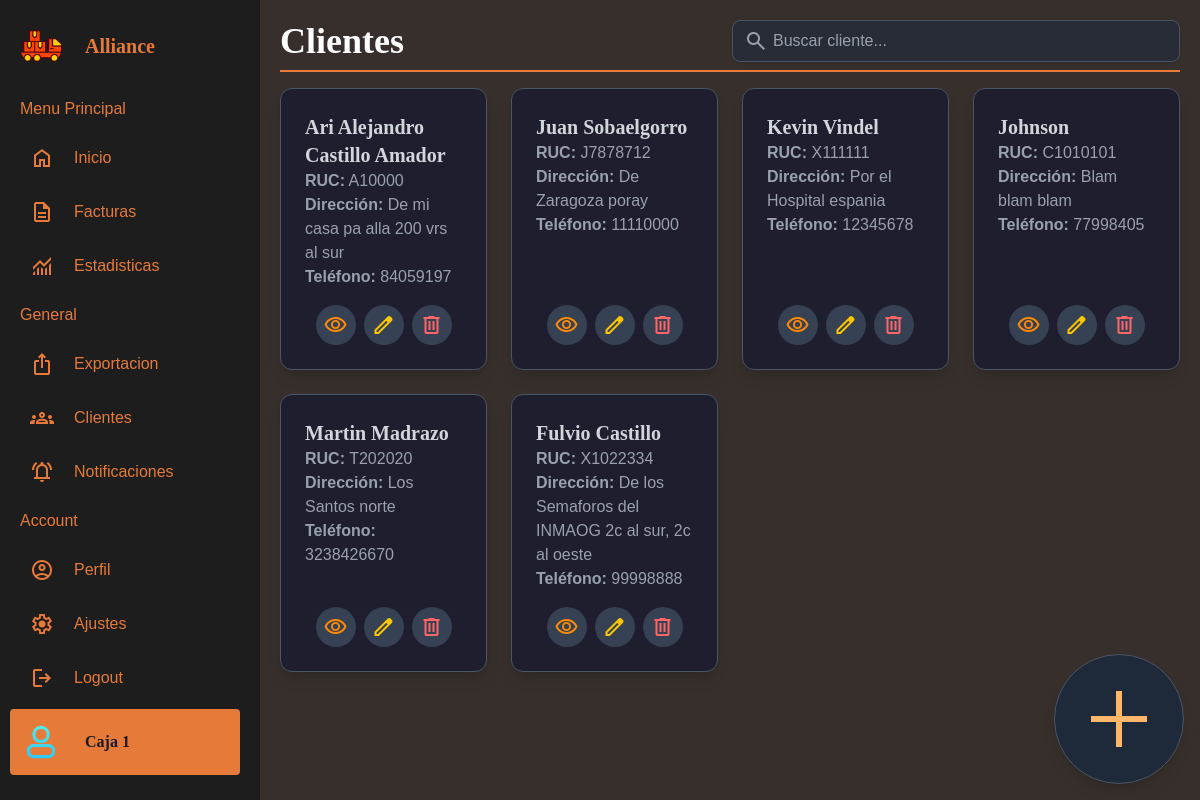
/clientes/, run on the app's committed database.
### clientes/models.py (models this page shows, shortened)
class Client(models.Model):
    name = models.CharField(max_length=100)
    address = models.CharField(max_length=200, blank=True, null=True)
    phone = models.CharField(
        max_length=15,
        blank=True,
        null=True,
        validators=[RegexValidator(regex=r'^\d{7,15}$', message="Número inválido")]
    )
    ruc = models.CharField(max_length=13, default="None")

### clientes/views.py (the view)
# urls.py: path('', views.client_list, name='clients'),
def client_list(request):
    clients = Client.objects.all()
    return render(request, "clients.html", {"clients": clients})

### clientes/templates/clients.html (shortened to what this page needs)
{% extends 'base.html' %}
{% block content %}
<div class="flex items-center justify-between gap-4 border-b-2 border-[#e67a39] pb-2">
    <h2 class="text-4xl font-semibold text-white border-gray-300">
        Clientes
    </h2>
    <div class="relative w-full max-w-md">
        <span class="material-symbols-outlined absolute left-3 top-1/2 transform -translate-y-1/2 text-gray-400">
        </span>
        <input type="text" id="busqueda"
            placeholder="Buscar cliente..."
            class="w-full pl-10 pr-4 py-2 border border-gray-600 rounded-lg shadow-sm focus:outline-none focus:ring-2 focus:border-orange-400 focus:ring-orange-400 text-gray-400 placeholder-gray-400
            bg-[#282c36]">
    </div>
</div>
<div class="grid grid-cols-1 sm:grid-cols-2 md:grid-cols-3 lg:grid-cols-4 gap-6 mt-4">
    {% for client in clients %}
    <div class="bg-[#1e1e2e] rounded-xl shadow-lg p-6 flex flex-col justify-between border border-gray-600">
        <div>
            <h3 class="text-xl font-semibold text-gray-300">{{ client.name }}</h3>
            <p class="text-gray-400"><strong>RUC:</strong> {{ client.ruc }}</p>
            <p class="text-gray-400"><strong>Dirección:</strong> {{ client.address }}</p>
            <p class="text-gray-400"><strong>Teléfono:</strong> {{ client.phone }}</p>
        </div>
        <div class="mt-4 flex items-center justify-center gap-2">
            <a href=""
               class="bg-gray-700 text-orange-400 hover:bg-orange-600 hover:text-white p-2 rounded-full transition flex items-center justify-center w-10 h-10">
                <span class="material-symbols-outlined text-lg">visibility</span>
            </a>
            <a href="{% url 'client_edit' client.id %}"
               class="bg-gray-700 text-yellow-400 hover:bg-yellow-600 hover:text-white p-2 rounded-full transition flex items-center justify-center w-10 h-10">
                <span class="material-symbols-outlined text-lg">edit</span>
            </a>
            <a href="{% url 'client_delete' client.id %}"
               class="bg-gray-700 text-red-400 hover:bg-red-600 hover:text-white p-2 rounded-full transition flex items-center justify-center w-10 h-10">
                <span class="material-symbols-outlined text-lg">delete</span>
            </a>
        </div>
    </div>
    {% empty %}
    <p class="col-span-full text-center text-gray-500">No hay clientes registrados.</p>
    {% endfor %}
</div>
<a href="{% url 'client_create' %}"
   class="fixed bottom-4 right-4 bg-gray-800 text-orange-300 p-4 rounded-full shadow-lg hover:bg-orange-600 transition flex items-center justify-center border border-gray-600">
   <span class="material-symbols-outlined" style="font-size: 6rem;">add</span>
</a>
{% endblock %}

### static/css/base.css (style rules this page uses)
:root { --color-fondo-body: #362f2b; --color-fondo-sidebar: #1d1d1d; --color-acento: #ffb300; --color-texto-principal: #e67a39; --color-texto-secundario: #161a2d; }
* { box-sizing: border-box; font-family: "Work Sans", sans-serif; }
h1, h2, h3 { font-family: "Merriweather", serif; font-weight: 700; }
p { font-family: "Work Sans", sans-serif; font-weight: 400; }
body { min-height: 100vh; background: var(--color-fondo-body); }

### static/css/palette.css (style rules this page uses)
:root { --primary-bg: #393743; --primary-text: #ff884c; --secondary-text: #e07b39; --border-color: #gray-400; --hover-bg: #ff9966; }

### data on the page
Client: name "Ari Alejandro Castillo Amador", ruc "A10000", address "De mi casa pa alla 200 vrs al sur", phone "84059197"
Client: name "Juan Sobaelgorro", ruc "J7878712", address "De Zaragoza poray", phone "11110000"
Client: name "Kevin Vindel", ruc "X111111", address "Por el Hospital espania", phone "12345678"
Client: name "Johnson", ruc "C1010101", address "Blam blam blam", phone "77998405"
Client: name "Martin Madrazo", ruc "T202020", address "Los Santos norte", phone "3238426670"
Client: name "Fulvio Castillo", ruc "X1022334", address "De los Semaforos del INMAOG 2c al sur, 2c al oeste", phone "99998888"
